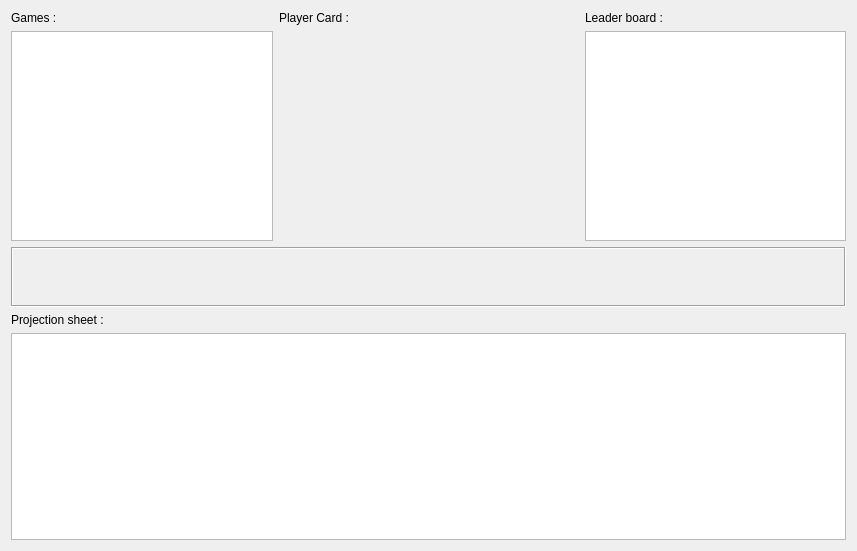
<?xml version="1.0" encoding="UTF-8"?>
<ui version="4.0">
 <class>NextWeekWidget</class>
 <widget class="QWidget" name="NextWeekWidget">
  <property name="geometry">
   <rect>
    <x>0</x>
    <y>0</y>
    <width>857</width>
    <height>551</height>
   </rect>
  </property>
  <property name="windowTitle">
   <string>Form</string>
  </property>
  <layout class="QGridLayout" name="gridLayout">
   <item row="0" column="0">
    <layout class="QVBoxLayout" name="verticalLayout_3">
     <item>
      <widget class="QLabel" name="label">
       <property name="text">
        <string>Games :</string>
       </property>
      </widget>
     </item>
     <item>
      <widget class="QTableView" name="myGamesTableView">
       <property name="selectionMode">
        <enum>QAbstractItemView::SingleSelection</enum>
       </property>
       <property name="selectionBehavior">
        <enum>QAbstractItemView::SelectRows</enum>
       </property>
       <property name="sortingEnabled">
        <bool>true</bool>
       </property>
      </widget>
     </item>
    </layout>
   </item>
   <item row="0" column="1">
    <layout class="QVBoxLayout" name="verticalLayout_4">
     <item>
      <widget class="QLabel" name="label_2">
       <property name="text">
        <string>Player Card :</string>
       </property>
      </widget>
     </item>
     <item>
      <widget class="PlayerProjectionWidget" name="myPlayerWidget" native="true">
       <property name="minimumSize">
        <size>
         <width>300</width>
         <height>210</height>
        </size>
       </property>
      </widget>
     </item>
    </layout>
   </item>
   <item row="0" column="2">
    <layout class="QVBoxLayout" name="verticalLayout">
     <item>
      <widget class="QLabel" name="label_4">
       <property name="text">
        <string>Leader board :</string>
       </property>
      </widget>
     </item>
     <item>
      <widget class="QTableView" name="myLeaderBaordTableView">
       <property name="selectionMode">
        <enum>QAbstractItemView::SingleSelection</enum>
       </property>
       <property name="selectionBehavior">
        <enum>QAbstractItemView::SelectRows</enum>
       </property>
       <property name="sortingEnabled">
        <bool>true</bool>
       </property>
      </widget>
     </item>
    </layout>
   </item>
   <item row="1" column="0" colspan="3">
    <widget class="QFrame" name="frame">
     <property name="minimumSize">
      <size>
       <width>0</width>
       <height>60</height>
      </size>
     </property>
     <property name="maximumSize">
      <size>
       <width>16777215</width>
       <height>60</height>
      </size>
     </property>
     <property name="frameShape">
      <enum>QFrame::Box</enum>
     </property>
     <property name="frameShadow">
      <enum>QFrame::Sunken</enum>
     </property>
    </widget>
   </item>
   <item row="2" column="0" colspan="3">
    <layout class="QVBoxLayout" name="verticalLayout_2">
     <item>
      <widget class="QLabel" name="label_3">
       <property name="text">
        <string>Projection sheet :</string>
       </property>
      </widget>
     </item>
     <item>
      <widget class="QTableView" name="myProjectionTableView">
       <property name="selectionMode">
        <enum>QAbstractItemView::SingleSelection</enum>
       </property>
       <property name="selectionBehavior">
        <enum>QAbstractItemView::SelectItems</enum>
       </property>
       <property name="sortingEnabled">
        <bool>true</bool>
       </property>
      </widget>
     </item>
    </layout>
   </item>
  </layout>
 </widget>
 <customwidgets>
  <customwidget>
   <class>PlayerProjectionWidget</class>
   <extends>QWidget</extends>
   <header location="global">playerprojectionwidget.h</header>
   <container>1</container>
  </customwidget>
 </customwidgets>
 <resources/>
 <connections/>
</ui>
